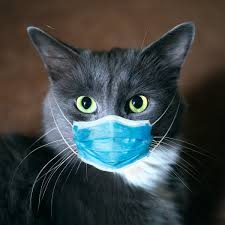
#> input picture 24_Convolutional Neural Networks/PI Session/Session 9 - CNN/Cat.jpg, 225 x 225 px
$ jupyter execute --allow-errors 'Demo 1 - Data Augmentation.ipynb'   (shell and % lines are left out)
#> lines starting #> are read from the running program, lines starting #| are printed output that depends on the picture
ANN/CNN models are heavily over-parameterized and can often get to perfect results on training data. However, they do not produce the similar result on unseen data, suggesting the model is overfitted.
There are multiple ways to avoid overfitting:

    Data Augmentation
    L1/L2 Regularization
    Dropout
    Early Stopping

### https://github.com/zhong110020/imgaug

### 1. Data Augmentation

[cell 1]
import matplotlib.pyplot as plt
import numpy as np
import os
import PIL
import tensorflow as tf

from tensorflow import keras
from tensorflow.keras import layers
from tensorflow.keras.models import Sequential

[cell 2]
#!pip install imgaug

[cell 3]
import imageio
import imgaug as ia

image = imageio.imread("Cat.jpg")
#> image is the input picture: shape (225, 225, 3); mean R, G, B 62.4, 69.2, 69

print("Original:")
ia.imshow(image)
#> (this line was passed over: imgaug is not available in this run)

[cell 4]
from imgaug import augmenters as iaa
ia.seed(4)
#> (this line was passed over: imgaug is not available in this run)

#> (the rest of this cell did not finish here and is left out)

#### Some  more augmentation

[cell 5]
from imgaug import augmenters as iaa


#> (the rest of this cell did not finish here and is left out)

[cell 6]
# canny edge detector to input images
import imgaug.augmenters as iaa
#> (the rest of this cell did not finish here and is left out)

[cell 7]
import numpy as np
from skimage import transform as tf

# function to plot n images using subplots
def plot_image(images, captions=None, cmap=None ):
    f, axes = plt.subplots(1, len(images), sharey=True)
    f.set_figwidth(15)
    for ax,image in zip(axes, images):
        ax.imshow(image, cmap)

# flip left-right, up-down
image_flipr = np.fliplr(image)
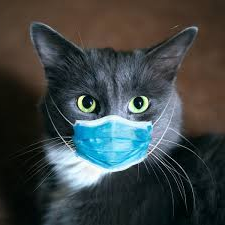
#> image_flipr: shape (225, 225, 3); mean R, G, B 62.4, 69.2, 69
image_flipud = np.flipud(image)
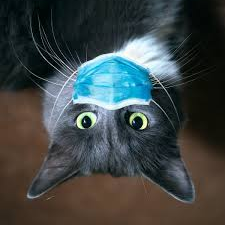
#> image_flipud: shape (225, 225, 3); mean R, G, B 62.4, 69.2, 69

plot_image([image, image_flipr, image_flipud])
#> the loop in plot_image, `for ax,image in zip(axes, images):` made 3 passes

[cell 8]
# specify x and y coordinates to be used for shifting (mid points)
shift_x, shift_y = image.shape[0]/2, image.shape[1]/2
#> shift_x = 112.5; shift_y = 112.5

# translation by certain units
matrix_to_topleft = tf.SimilarityTransform(translation=[-shift_x, -shift_y])
matrix_to_center = tf.SimilarityTransform(translation=[shift_x, shift_y])

# rotation
rot_transforms =  tf.AffineTransform(rotation=np.deg2rad(45))
rot_matrix = matrix_to_topleft + rot_transforms + matrix_to_center
rot_image = tf.warp(image, rot_matrix)
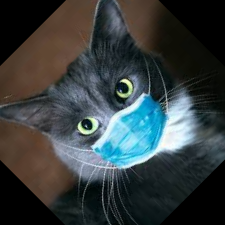
#> rot_image: shape (225, 225, 3) float64; mean R, G, B 0.216, 0.246, 0.249

# scaling
scale_transforms = tf.AffineTransform(scale=(2, 2))
scale_matrix = matrix_to_topleft + scale_transforms + matrix_to_center
scale_image_zoom_out = tf.warp(image, scale_matrix)
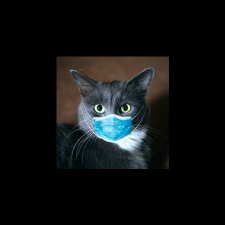
#> scale_image_zoom_out: shape (225, 225, 3) float64; mean R, G, B 0.0612, 0.0678, 0.0677

scale_transforms = tf.AffineTransform(scale=(0.5, 0.5))
scale_matrix = matrix_to_topleft + scale_transforms + matrix_to_center
scale_image_zoom_in = tf.warp(image, scale_matrix)
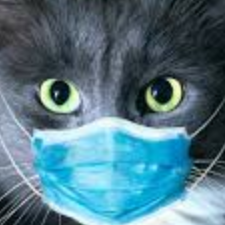
#> scale_image_zoom_in: shape (225, 225, 3) float64; mean R, G, B 0.331, 0.475, 0.529

# translation
transaltion_transforms = tf.AffineTransform(translation=(50, 50))
translated_image = tf.warp(image, transaltion_transforms)
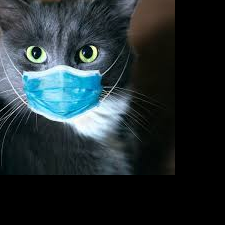
#> translated_image: shape (225, 225, 3) float64; mean R, G, B 0.141, 0.185, 0.198


plot_image([image, rot_image, scale_image_zoom_out, scale_image_zoom_in, translated_image])
#> the loop in plot_image (call 2), `for ax,image in zip(axes, images):` made 5 passes

[cell 9]
# Picture representation in pixel
print(image.shape)
#| (225, 225, 3)
print(image[0][0])    # RGB of first pixel
#| [51 41 31]
print(image[0][0][0])    # R of first pixel
#| 51
image

[cell 10]
from PIL import Image
img = Image.open("Cat.jpg").convert("LA")
#> (the rest of this cell did not finish here and is left out)

[cell 11]
from matplotlib import pyplot as plt
import matplotlib.image as mpimg

img = mpimg.imread("Cat.jpg")

R, G, B = img[:,:,0], img[:,:,1], img[:,:,2]
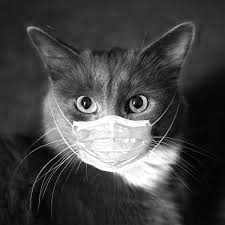
#> B: shape (225, 225); min 0, max 255, mean 69
imgGray = 0.2989 * R + 0.5870 * G + 0.1140 * B
plt.imshow(imgGray, cmap='gray')
plt.show()

[cell 12]
img = mpimg.imread("Cat.jpg")

R, G, B = img[:,:,0], img[:,:,1], img[:,:,2]
imgGray = .5 * R + .5 * G + .1 * B
plt.imshow(imgGray, cmap='gray')
plt.show()

[cell 13]
# 3x3 array for edge detection
import cv2
mat_y = np.array([[ -1, -2, -1],
                   [ 0, 0, 0],
                   [ 1, 2, 1]])
mat_x = np.array([[ -1, 0, 1],
                   [ 0, 0, 0],
                   [ 1, 2, 1]])

filtered_image = cv2.filter2D(imgGray, -1, mat_y)
plt.imshow(filtered_image, cmap='gray')

[cell 14]
filtered_image2 = cv2.filter2D(imgGray, -1, mat_x)
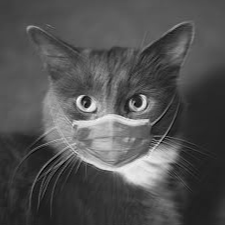
#> filtered_image2: shape (225, 225) float64; min -151.5, max 1218.2, mean 289.9; drawn with min black and max white
plt.imshow(filtered_image2, cmap='gray')

[cell 15]
mat_y = np.array([[ -1, 0, 0],
                  [ -2, 0, 0],
                  [ -5, 0, 0]])


filtered_image = cv2.filter2D(imgGray, -1, mat_y)
plt.imshow(filtered_image, cmap='gray')

[cell 16]
mat_y = np.array([[-1, -1, -1], [-1, 8, -1], [-1, -1, -1]])

filtered_image = cv2.filter2D(imgGray, -1, mat_y)
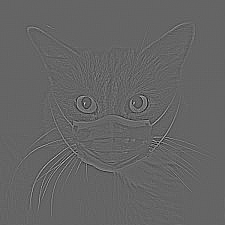
#> filtered_image: shape (225, 225) float64; min -962.5, max 1467.4, mean 0; drawn with min black and max white
plt.imshow(filtered_image, cmap='gray')

[cell 17]
# Gaussian blur operation

mat_y = np.array([[1, 2, 1], [2, 4, 2], [3, 6, 3]])
filtered_image = cv2.filter2D(imgGray, -1, mat_y)
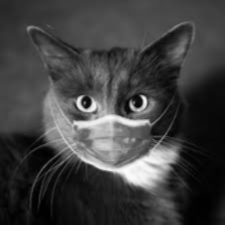
#> filtered_image: shape (225, 225) float64; min 88, max 6644.3, mean 1743; drawn with min black and max white
plt.imshow(filtered_image, cmap='gray')
